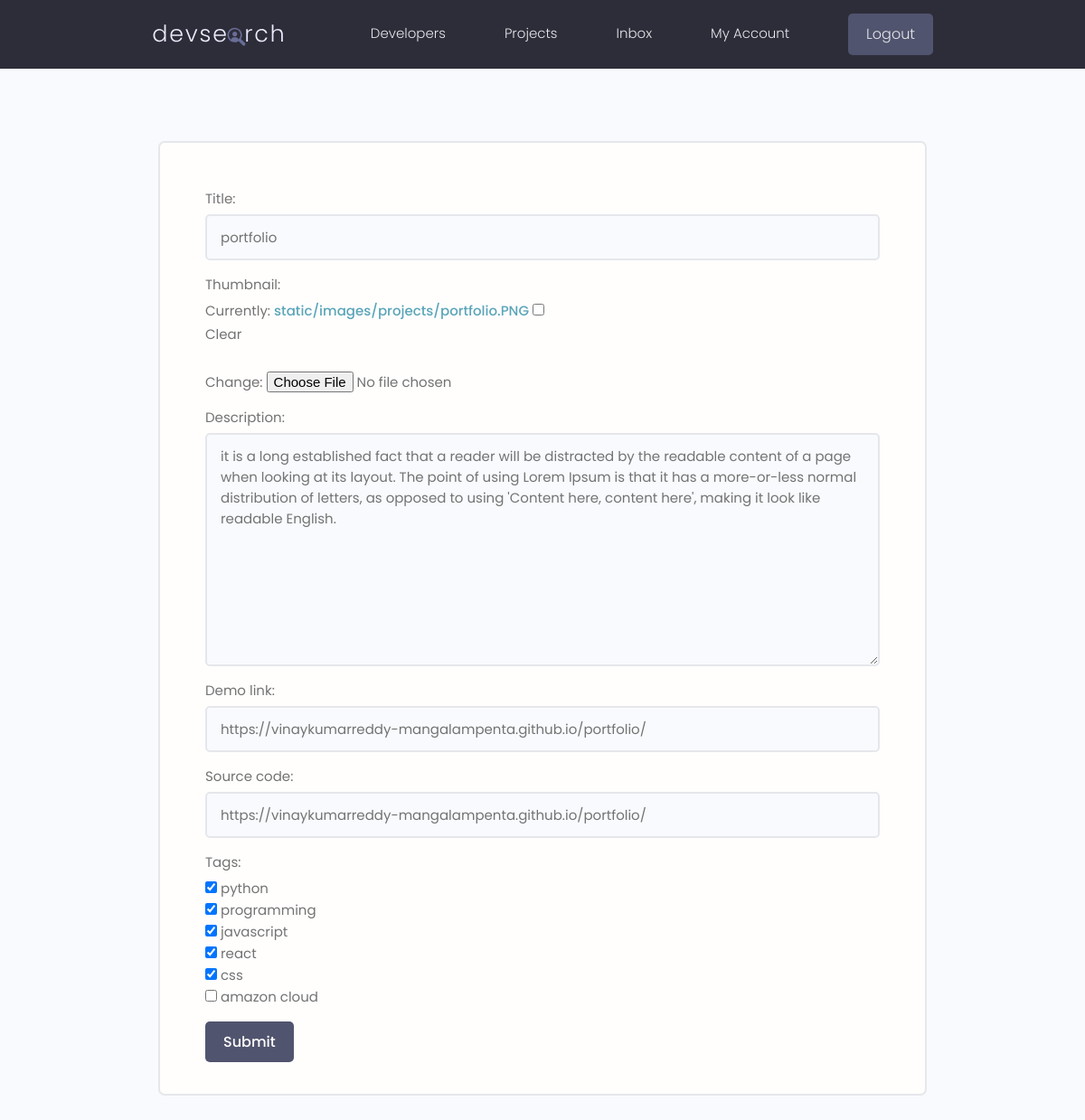
Screenshot of /projects/update-project/54d6acd1-74b2-46e6-a37d-172501b9aa05?next=/account/ (signed in) with the database file from the repository.
### project/models.py (models this page shows, shortened)
class Project(models.Model):
    owner = models.ForeignKey(
        Profile, null=True, blank=True, on_delete=models.CASCADE)
    title = models.CharField(max_length=200)
    thumbnail = models.ImageField(
        blank=True, null=True, upload_to="static/images/projects", default="static/images/projects/default.jpg")
    description = models.TextField(null=True, blank=True)
    demo_link = models.CharField(max_length=400, null=True, blank=True)
    source_code = models.CharField(max_length=4000, null=True, blank=True)
    created = models.DateTimeField(auto_now_add=True)
    id = models.UUIDField(default=uuid.uuid4, unique=True, primary_key=True)
    tags = models.ManyToManyField('Tag', blank=True)
    vote_total = models.IntegerField(default=0, null=True, blank=True)
    vote_ratio = models.IntegerField(default=0, null=True, blank=True)
    class Meta:
        ordering = ['-vote_ratio','vote_total','title']

### project/views.py (the view, shortened to what this page needs)
# urls.py: path("update-project/<str:pk>", views.updateProject, name="update-project"),
@login_required(login_url="login")
def updateProject(request, pk):
    project = Project.objects.get(id=pk)
    form = CreateProject(instance=project)
    context = {'form': form}
    return render(request, "createProject.html", context)

### project/forms.py
class CreateProject(ModelForm):
    class Meta:
        model = Project
        fields = ['title', 'thumbnail', 'description',
                  'demo_link', 'source_code', 'tags']
        widgets = {
            'tags': forms.CheckboxSelectMultiple(),
        }
    def __init__(self, *args, **kwargs):
        super(CreateProject, self).__init__(*args, **kwargs)
        for k, field in self.fields.items():
            field.widget.attrs.update(
                {'class': 'input input--text', 'placeHolder': "add " + k})

### project/models.py (called while the page is built)
    def __str__(self):
        return self.name

### project/templates/createProject.html (shortened to what this page needs)
{% extends "main.html" %}
{% block content%}
<main class="formPage my-xl">
    <div class="content-box">
        <div class="formWrapper">
            <form action="" method="post" class="form" enctype="multipart/form-data">
                {% for field in form%}
                <div class="form__field">
                    <label for="formInput#text">{{field.label}}: </label>
                    {{field}}
                </div>
                {% endfor %}
                <input type="submit" class="btn btn--sub" />
            </form>
        </div>
    </div>
</main>
{% endblock%}

### static/styles/app.css (style rules this page uses)
:root { --color-sub: #2d2d39; }
.btn--sub { background-color: var(--color-sub-light); }
.content-box { width: 95%; max-width: 85rem; margin: 0 auto; }
.formPage .formWrapper { list-style: none; background: var(--color-white); padding: 3.5rem 5rem; border: 2px solid var(--color-light); border-radius: 0.7rem; }

### static/uikit/styles/modules/_variables.css (style rules this page uses)
:root { --color-main: #5aa5b9; --color-main-light: #e6faff; --color-sub: #3f4156; --color-sub-light: #51546e; --color-sub-lighter: #ededfd; --color-text: #737373; --color-gray: #8b8b8b; --color-light: #e5e7eb; --color-light-gray: #767676; --color-bg: #f8fafd; --color-white: #fffefd; --color-white-light: #f3f3f3; --color-success: #359e64; --color-success-bg: #def8e8; --color-error: #fc4b0b; --color-error-bg: #fff2ee; --font-base: 'Poppins', arial, helvetica, 'Segoe UI', roboto, ubuntu, sans-serif; --font-monospace: 'Fira Code', 'Courier New', courier, monospace; --font-regular: 300; --font-medium: 500; --font-bold: 700; --generic-shadow: 1px 1px 5px #00000010; --generic-transition: all 0.3s ease-in-out; }

### static/uikit/styles/modules/_base.css (style rules this page uses)
* { margin: 0; padding: 0; box-sizing: border-box; text-rendering: optimizeLegibility; color: inherit; font-size: inherit; }
html { font-size: 50%; }
@media only screen and (min-width: 480px) { html { font-size: 56.25%; } }
@media only screen and (min-width: 1200px) { html { font-size: 62.5%; } }
body { line-height: 1.6; font-weight: 400; font-size: 1.5rem; color: var(--color-text); background-color: var(--color-bg); min-height: 100vh; }

### static/uikit/styles/modules/_typography.css (style rules this page uses)
* { font-family: var(--font-base); }
a { padding-bottom: 2px; text-decoration: none; display: inline-block; color: var(--color-main); font-weight: var(--font-medium); }

### static/uikit/styles/modules/_utilities.css (style rules this page uses)
.my-xl { margin: 8rem auto; }

### static/uikit/styles/modules/_button.css (style rules this page uses)
.btn { display: inline-block; position: relative; cursor: pointer; background-color: var(--color-light); font-weight: var(--font-medium); color: var(--color-sub); text-decoration: none; padding: 1rem 2rem; border-radius: 0.5rem; border: none; width: -webkit-fit-content; width: -moz-fit-content; width: fit-content; height: -webkit-fit-content; height: -moz-fit-content; height: fit-content; font-size: 1.6rem; outline-width: 0; outline-color: transparent; -webkit-backface-visibility: hidden; backface-visibility: hidden; transition: all 0.3s ease-in-out; }
.btn--sub { background-color: var(--color-sub); color: var(--color-white); }

### static/uikit/styles/modules/_form.css (style rules this page uses)
.form { display: block; }
.form__field { margin-top: 1.5rem; margin-bottom: 1.5rem; }
.form__label, .form__field > label { display: block; margin-bottom: 0.5rem; color: var(--color-text); }
input.input[type='text'], input.input[type='email'], input.input[type='password'], input.input[type='number'], textarea.input { min-width: 24rem; width: 100%; padding: 1.2rem 1.5rem; border-radius: 0.5rem; border: 2px solid var(--color-light); transition: all 0.3s ease-in-out; background-color: var(--color-bg); }

### rows the page displays
Project: form "portfolio" "it is a long established fact that a reader will be distracted by the readable content of a page when looking at its layout. The point of using Lorem Ipsum is that it has a more-or-less normal distribution of letters, as opposed to using 'Content here, content here', making it look like readable English." "https://vinaykumarreddy-mangalampenta.github.io/portfolio/" "https://vinaykumarreddy-mangalampenta.github.io/portfolio/"

### other values shown
{{ field.label }} "Title" "Thumbnail" "Description" "Demo link" "Source code" "Tags"
